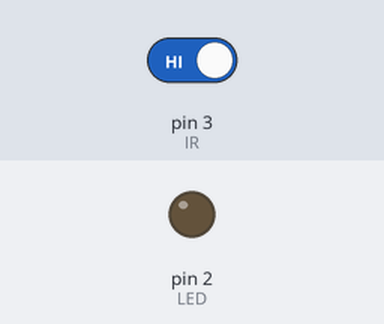
Bench run of a sketch on a simulated Arduino Uno, built with avr-gcc and run on an emulated ATmega328P. On the bench: output pins drawn as LEDs (lit = HIGH). The inputs (shaded band) are chosen by the test bench; at power-on: pin 3 (IR) HIGH. What the sketch prints to the serial monitor is not drawn.

Above: at 1.2 s.
1.3 s: pin 3 (IR) driven LOW
At 2.1 s:
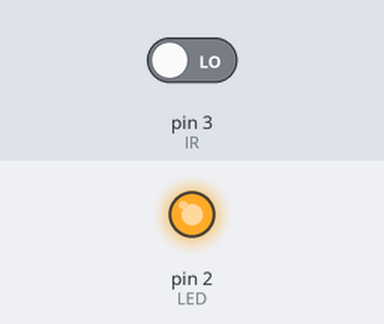
2.8 s: pin 3 (IR) driven HIGH
At 3.3 s:
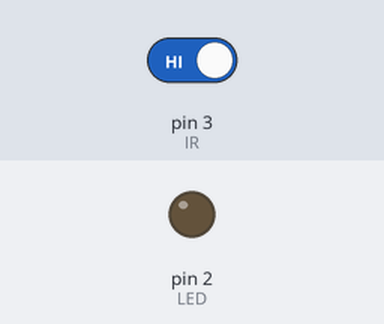
Timing chart, 0 to 5.8 s (numbered marks = the images above; inputs shaded):
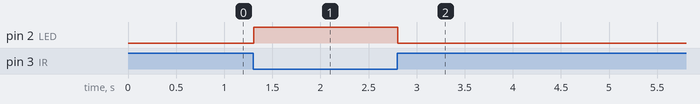

Measured:
- after the input at 1.3 s, pin 2 (LED): LOW → HIGH at once
- after the input at 2.8 s, pin 2 (LED): HIGH → LOW at once

The sketch:

TPinfrarrojo.ino
```cpp
#define IR 3
#define LED 2

int lecturaIR;

void setup()
{
  Serial.begin(9600);

  pinMode(LED, OUTPUT);
  pinMode(IR, INPUT);
}

void loop()
{
  lecturaIR = digitalRead(IR);

  Serial.println(lecturaIR);

  if (lecturaIR == 0)
  {
    digitalWrite(LED, HIGH);
  }
  else
  {
    digitalWrite(LED, LOW);
  }
}
```
